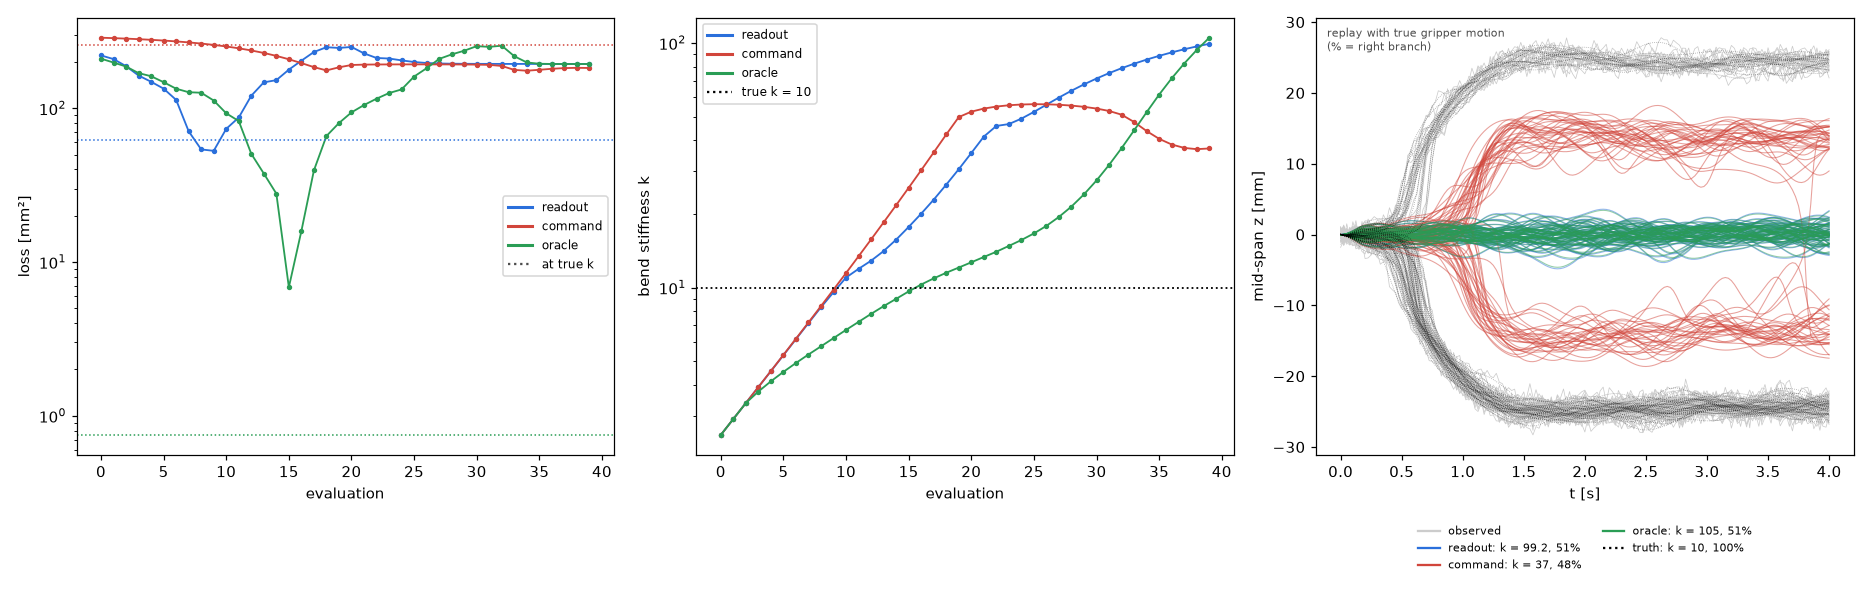

Source code (Python):
"""IFT baseline: fit the bend stiffness to baseline.npz by gradients through the solver (the standard step adjoint).

Every trial is one rod of one batched model; a rollout replays all of them at once on a ``wp.Tape`` and one
``tape.backward`` gives d(mean loss)/d(log k) (one implicit-function adjoint solve per step for the whole batch).
The learned parameter is the weak-plane bend stiffness ``k``; the strong plane is ``BEND_STRONG_RATIO k`` (the
ratio, damping, stretch, twist, mass and gravity are known). Loss: mean squared error of the free nodes against the
noisy observations ``x_obs`` over all frames, in mm^2.

The fixed DOFs (clamp nodes 0, 1; gripper nodes N-2, N-1; the gripper edge's twist) are driven by one of

* ``observed``: each trial's gripper pose readout ``grip_obs`` (noisy), linearly interpolated from the 40 Hz frames to
  the 200 Hz steps and applied as one rigid pose of the gripped edge;
* ``command``: the nominal command (x compress, z shear, no rotation), the same for every trial.
* ``true``: the oracle, each trial's hidden actual gripper pose (what the noisy readout measures);
* ``observed_smooth``: ``observed`` low-pass filtered in time first (only in the ``drives`` landscape).

The clamp is a known fixture held at rest. After the fits, every learned k is replayed with the hidden true gripper
pose to compare trajectories and branches with the data.

Each rollout starts from the straight rest pose at rest (the learner knows neither the per-trial initial state nor
the sag; the initial state is forgotten before the fork anyway).

    uv run examples/experimental/sysid/fit_ift.py time    # one forward + backward, timings and an FD check of the gradient
    uv run examples/experimental/sysid/fit_ift.py fit     # Adam and L-BFGS for every drive, then replay -> fit_ift.npz, .png
    uv run examples/experimental/sysid/fit_ift.py plot    # re-plot fit_ift.npz
    uv run examples/experimental/sysid/fit_ift.py drives  # loss landscape in k and branch agreement per drive
    uv run examples/experimental/sysid/fit_ift.py grad    # gradient near the truth, split by observed vs wrong branch
"""

import sys
import time
from pathlib import Path

import numpy as np
import warp as wp

sys.path.insert(0, str(Path(__file__).parent))
import gen_baseline as gb  # noqa: E402

from dismech_newton import flatten_state, suspended_tape  # noqa: E402
from dismech_newton.strains import vec10f  # noqa: E402

HERE = Path(__file__).parent
OUT = HERE / "fit_ift.npz"
K_TRUE = gb.BEND
K_GUESS = 2.5
LOG_K_BOUNDS = (np.log(0.5), np.log(300.0))
ADAM_LR = 0.15  # Adam on log k
VARIANTS = ("observed", "command", "true")
DRIVES = ("observed", "observed_smooth", "true")  # `drives` landscape
K_GRID = np.geomspace(2.0, 60.0, 13)
OPTIMIZERS = ("adam", "lbfgs")
MAX_EVALS = 40  # gradient evaluations per fit


@wp.kernel
def set_bend(log_k: wp.array[float], ratio: float, base: wp.array[vec10f], params: wp.array[vec10f]):
    t = wp.tid()
    p = base[t]
    k = wp.exp(log_k[0])
    params[t] = vec10f(p[0], p[1], k, ratio * k, p[4], p[5], p[6], p[7], p[8], p[9])


@wp.kernel
def set_fixed(idx: wp.array[wp.int32], vals: wp.array2d[float], step: int, q: wp.array[float]):
    j = wp.tid()
    q[idx[j]] = vals[step, j]


@wp.kernel
def frame_loss(x: wp.array[wp.vec3], obs: wp.array[wp.vec3], free: wp.array[wp.int32], nodes: int, scale: float,
               loss: wp.array[float]):
    i = wp.tid()
    if free[i] != 0:
        wp.atomic_add(loss, i // nodes, scale * wp.length_sq(x[i] - obs[i]))


def load():
    d = np.load(gb.OUT)
    return {k: d[k] for k in d.files}


def pose_vals(x_rest, t_frames, poses, t_step):
    """Fixed DOF values (len(t_step), rods, 14) from per-trial gripper poses (rods, frames, 6) at ``t_frames``: the
    clamp held at rest, the gripped edge moved rigidly (translation, rotation vector about its centre), the gripper
    edge's twist = roll."""
    from scipy.spatial.transform import Rotation

    N = gb.NODES
    B = len(poses)
    P = np.stack([np.stack([np.interp(t_step, t_frames, poses[r, :, j]) for j in range(6)], -1) for r in range(B)])
    a, b = x_rest[N - 2], x_rest[N - 1]
    c = 0.5 * (a + b)
    R = Rotation.from_rotvec(P[..., 3:].reshape(-1, 3))
    vals = np.zeros((len(t_step), B, 14))
    vals[:, :, 0:3], vals[:, :, 3:6] = x_rest[0], x_rest[1]
    vals[:, :, 6:9] = (R.apply(a - c).reshape(B, -1, 3) + c + P[..., :3]).transpose(1, 0, 2)
    vals[:, :, 9:12] = (R.apply(b - c).reshape(B, -1, 3) + c + P[..., :3]).transpose(1, 0, 2)
    vals[:, :, 13] = P[..., 3].T
    return vals


def fixed_schedule(d, variant, rods):
    """Fixed DOF indices (rods * 14,) and their values before every step (STEPS + 1, rods * 14)."""
    N, S, B = gb.NODES, gb.SEGMENTS, rods
    nodes = [0, 1, N - 2, N - 1]
    twist0 = 3 * N * B
    idx = np.array([[3 * (r * N + n) + c for n in nodes for c in range(3)] + [twist0 + r * S, twist0 + r * S + S - 1]
                    for r in range(B)])
    t_step = np.arange(gb.STEPS + 1) * gb.DT
    x_rest = d["x_rest"]
    if variant == "observed":  # the gripper pose readout (noisy), as one rigid pose of the gripped edge
        vals = pose_vals(x_rest, d["t"], d["grip_obs"][:B].astype(np.float64), t_step)
    elif variant == "observed_smooth":  # the readout, low-pass filtered in time
        from scipy.ndimage import gaussian_filter1d

        poses = gaussian_filter1d(d["grip_obs"][:B].astype(np.float64), 2.0, axis=1, mode="nearest")
        vals = pose_vals(x_rest, d["t"], poses, t_step)
    elif variant == "true":  # the oracle: the hidden actual gripper pose
        vals = pose_vals(x_rest, d["t"], d["grip"][:B], t_step)
    else:  # the nominal command, the same for every trial
        vals = pose_vals(x_rest, t_step, np.repeat(gb.command()[None], B, 0), t_step)
    return idx.reshape(-1), vals.reshape(gb.STEPS + 1, -1)


class Fit:
    def __init__(self, rods, variant, d=None):
        d = load() if d is None else d
        self.rods, self.variant = rods, variant
        self.model, self.solver = gb.build(rods, gb.DENSITY_SCALE)
        m, dev = self.model, self.model.device
        params = m.dismech.triplet_params
        self.base = wp.clone(params)
        params.requires_grad = True
        self.params = params
        self.log_k = wp.array([np.log(K_GUESS)], dtype=float, requires_grad=True, device=dev)
        self.states = [m.state(requires_grad=True) for _ in range(gb.STEPS + 1)]
        for s in self.states:
            flatten_state(s)
        self.rest = m.state()
        flatten_state(self.rest)
        self.solver.triplets.measure(self.rest, self.rest.dismech.triplet_strain_q)
        idx, vals = fixed_schedule(d, variant, rods)
        self.fix_idx = wp.array(idx.astype(np.int32), dtype=wp.int32, device=dev)
        self.fix_vals = wp.array(vals.astype(np.float32), dtype=float, device=dev)
        free = np.ones((rods, gb.NODES), np.int32)
        free[:, [0, 1, -2, -1]] = 0
        self.free = wp.array(free.reshape(-1), dtype=wp.int32, device=dev)
        self.obs = [wp.array(d["x_obs"][:rods, k].reshape(-1, 3), dtype=wp.vec3, device=dev)
                    for k in range(1, gb.N_OBS + 1)]
        self.scale = 1.0e6 / (gb.N_OBS * (gb.NODES - 4))  # per-trial mean squared error over frames and nodes, mm^2
        self.loss = wp.zeros(rods, dtype=float, requires_grad=True, device=dev)
        self.up_obs = d["up_buckle"][:rods]

    def _start(self):
        """states[0] = the rest pose with the step-0 fixed DOFs, frames transported, strains measured."""
        st, src = self.states[0], self.rest
        gb.copy_state(st, src)
        wp.launch(set_fixed, dim=self.fix_idx.shape[0], inputs=[self.fix_idx, self.fix_vals, 0],
                  outputs=[st.dismech.q], device=self.model.device)
        gb.restart(self.solver, st, src)

    def run(self):
        dev = self.model.device
        with suspended_tape():
            self.loss.zero_()
            self._start()
        wp.launch(set_bend, dim=self.params.shape[0], inputs=[self.log_k, gb.BEND_STRONG_RATIO, self.base],
                  outputs=[self.params], device=dev)
        for i in range(gb.STEPS):
            if i:
                with suspended_tape():  # the drive is data: no adjoint through it
                    wp.launch(set_fixed, dim=self.fix_idx.shape[0], inputs=[self.fix_idx, self.fix_vals, i],
                              outputs=[self.states[i].dismech.q], device=dev)
            self.solver.step(self.states[i], self.states[i + 1], None, None, gb.DT)
            if (i + 1) % gb.OBS_EVERY == 0:
                k = (i + 1) // gb.OBS_EVERY
                with suspended_tape():  # the recorded fixed DOFs are the pose at that instant
                    wp.launch(set_fixed, dim=self.fix_idx.shape[0], inputs=[self.fix_idx, self.fix_vals, i + 1],
                              outputs=[self.states[i + 1].dismech.q], device=dev)
                wp.launch(frame_loss, dim=self.model.particle_count,
                          inputs=[self.states[i + 1].particle_q, self.obs[k - 1], self.free, gb.NODES, self.scale],
                          outputs=[self.loss], device=dev)

    def loss_and_grad(self, log_k, w=None):
        """Per-trial losses and d(sum_b w_b loss_b)/d(log k); ``w`` defaults to the mean (1 / rods each)."""
        w = np.full(self.rods, 1.0 / self.rods) if w is None else w
        self.log_k.assign(np.array([log_k], dtype=np.float32))
        tape = wp.Tape()
        with tape:
            self.run()
        tape.backward(grads={self.loss: wp.array(np.asarray(w, np.float32), dtype=float, device=self.model.device)})
        g = float(self.log_k.grad.numpy()[0])
        per_trial = self.loss.numpy().astype(np.float64)
        tape.zero()
        tape.reset()
        return per_trial, g

    def forward(self, log_k):
        self.log_k.assign(np.array([log_k], dtype=np.float32))
        self.run()
        return self.loss.numpy().astype(np.float64)

    def trajectories(self):
        """Simulated node positions at the observed frames (rods, frames, NODES, 3) of the last rollout."""
        return np.stack([self.states[k * gb.OBS_EVERY].particle_q.numpy().reshape(self.rods, gb.NODES, 3)
                         for k in range(gb.N_OBS + 1)], 1)

    def branch_matches(self):
        """Per trial: did the last rollout buckle onto the observed branch (at the end of compression)?"""
        X = self.states[gb.K_BUCKLE * gb.OBS_EVERY].particle_q.numpy().reshape(self.rods, gb.NODES, 3)
        return (gb.mid_rel(X) > 0) == self.up_obs


def time_it(rods=256):
    for variant in VARIANTS:
        f = Fit(rods, variant)
        f.forward(np.log(K_GUESS))  # warm-up (kernel compile, analysis)
        wp.synchronize()
        tic = time.perf_counter()
        L = f.forward(np.log(K_GUESS))
        wp.synchronize()
        t_fwd = time.perf_counter() - tic
        tic = time.perf_counter()
        L2, g = f.loss_and_grad(np.log(K_GUESS))
        wp.synchronize()
        t_grad = time.perf_counter() - tic
        h = 1e-2
        lp, lm = f.forward(np.log(K_GUESS) + h).mean(), f.forward(np.log(K_GUESS) - h).mean()
        fd = (lp - lm) / (2 * h)
        print(f"{variant}: loss {L.mean():.4f} mm^2 (taped {L2.mean():.4f}); forward {t_fwd:.1f} s, "
              f"forward+backward {t_grad:.1f} s; dL/dlogk IFT {g:+.5e}, FD {fd:+.5e}, rel {abs(g - fd) / abs(fd):.2e}",
              flush=True)


def adam(fun, x, iters=MAX_EVALS, lr=ADAM_LR, b1=0.9, b2=0.999):
    """Adam on the scalar log k, clipped to LOG_K_BOUNDS; a non-finite evaluation halves the step back.
    Returns the iterates (every one evaluated, in order)."""
    m = v = 0.0
    xs, prev = [], None
    for i in range(1, iters + 1):
        f, g = fun(np.array([x]))
        if not np.isfinite(f + g[0]):
            x = 0.5 * (x + prev)  # back off towards the last good iterate
            xs.append(x)
            continue
        prev = x
        m, v = b1 * m + (1 - b1) * g[0], b2 * v + (1 - b2) * g[0] ** 2
        xs.append(x)
        x = float(np.clip(x - lr * (m / (1 - b1**i)) / (np.sqrt(v / (1 - b2**i)) + 1e-12), *LOG_K_BOUNDS))
    return xs


def lbfgs(fun, x, evals=MAX_EVALS):
    """scipy L-BFGS-B on the scalar log k within LOG_K_BOUNDS; returns the final iterate and the stop message."""
    from scipy.optimize import minimize

    r = minimize(fun, np.array([x]), jac=True, method="L-BFGS-B", bounds=[LOG_K_BOUNDS],
                 options=dict(maxfun=evals, maxiter=evals))
    return float(r.x[0]), str(r.message)


def fit(rods=256):
    d = load()
    res = {}
    for variant in VARIANTS:
        f = Fit(rods, variant, d)
        per_true = f.forward(np.log(K_TRUE))  # the truth's own loss under this drive
        for opt in OPTIMIZERS:
            run = f"{variant}_{opt}"
            hist = []  # every evaluation: (log k, mean loss, grad)

            def fun(x):
                per, g = f.loss_and_grad(float(x[0]))
                hist.append((float(x[0]), per.mean(), g))
                print(f"  {run} eval {len(hist)}: k {np.exp(x[0]):.4f} loss {per.mean():.5f} grad {g:+.3e}",
                      flush=True)
                return per.mean(), np.array([g])

            tic = time.perf_counter()
            if opt == "adam":
                adam(fun, np.log(K_GUESS))
                x_fit, msg = [h[0] for h in hist if np.isfinite(h[1])][-1], "max evaluations"
            else:
                x_fit, msg = lbfgs(fun, np.log(K_GUESS))
            k_fit = np.exp(x_fit)
            print(f"{run}: k_fit {k_fit:.4f} (true {K_TRUE}), {len(hist)} evals in {time.perf_counter() - tic:.0f} s"
                  f" ({msg})", flush=True)
            res[run] = dict(hist=np.array(hist), k_fit=k_fit, per_true=per_true)
        del f

    f = Fit(rods, "true", d)
    up_obs = d["up_buckle"][:rods]
    for name, k in [*((r, res[r]["k_fit"]) for r in list(res)), ("truth", K_TRUE)]:
        f.forward(np.log(k))
        mid = gb.mid_rel(f.trajectories())
        match = np.mean((mid[:, gb.K_BUCKLE] > 0) == up_obs)
        res.setdefault(name, {}).update(replay_mid=mid, replay_match=match)
        print(f"replay {name} (k {k:.3g}) with the true gripper pose: branch match {match:.3f}", flush=True)
    np.savez_compressed(OUT, k_true=K_TRUE, k_guess=K_GUESS, up_obs=up_obs, mid_obs=gb.mid_rel(d["x_obs"][:rods]),
                        **{f"{r}_{k}": a for r, v in res.items() for k, a in v.items()})
    plot()


def drives(rods=256):
    """Loss landscape over K_GRID and branch agreement for each fixed-DOF drive in DRIVES."""
    d = load()
    for variant in DRIVES:
        f = Fit(rods, variant, d)
        print(f"\n{variant}:")
        rows = []
        for k in K_GRID:
            L = f.forward(np.log(k))
            m = f.branch_matches()
            rows.append((k, L.mean()))
            print(f"  k {k:7.2f}  loss {L.mean():8.2f}  loss(matched) {L[m].mean() if m.any() else np.nan:8.2f}  "
                  f"branch match {m.mean():.3f}", flush=True)
        kbest = min(rows, key=lambda r: r[1])[0]
        print(f"  argmin over grid: k {kbest:.2f} (true {K_TRUE})")
        del f


def grad(rods=256, ks=(8.25, 10.0, 12.0)):
    """IFT gradient near the truth (readout drive), split into trials on the observed branch vs the wrong one."""
    f = Fit(rods, "observed")
    for k in ks:
        lk = np.log(k)
        L = f.forward(lk)
        match = f.branch_matches()
        _, g_all = f.loss_and_grad(lk)
        _, g_m = f.loss_and_grad(lk, match / rods)
        _, g_w = f.loss_and_grad(lk, ~match / rods)
        h = 0.05
        fd = (f.forward(lk + h).mean() - f.forward(lk - h).mean()) / (2 * h)
        print(f"k {k:5.2f}: match {match.mean():.3f}, loss matched {L[match].mean():.2f} wrong {L[~match].mean():.0f}; "
              f"dL/dlogk IFT all {g_all:+.1f} = matched {g_m:+.1f} + wrong {g_w:+.1f}; secant FD (h={h}) {fd:+.1f}",
              flush=True)


def plot():
    import matplotlib.pyplot as plt

    d = np.load(OUT)
    t = np.arange(gb.N_OBS + 1) * gb.OBS_EVERY * gb.DT
    colors = {"observed": "#2a6fdb", "command": "#d1453b", "true": "#2a9d55"}
    names = {"observed": "readout", "command": "command", "true": "oracle"}
    styles = {"adam": "-", "lbfgs": "--"}
    runs = [(v, "adam") for v in VARIANTS]  # the plot shows Adam only (L-BFGS is in fit_ift.npz)
    kt = float(d["k_true"])

    fig, ax = plt.subplots(1, 3, figsize=(17, 5.4))
    for v, o in runs:
        h = d[f"{v}_{o}_hist"]
        kw = dict(color=colors[v], ls=styles[o], marker="o", ms=2.5, lw=1.2)
        ax[0].semilogy(np.arange(len(h)), h[:, 1], **kw)
        ax[1].semilogy(np.arange(len(h)), np.exp(h[:, 0]), **kw)
    for v in VARIANTS:
        ax[0].axhline(d[f"{v}_adam_per_true"].mean(), color=colors[v], ls=":", lw=1)
    ax[1].axhline(kt, color="k", ls=":", lw=1.2)
    ax[0].set(xlabel="evaluation", ylabel="loss [mm²]")
    ax[1].set(xlabel="evaluation", ylabel="bend stiffness k")
    handles = [plt.Line2D([], [], color=colors[v], lw=2, label=names[v]) for v in VARIANTS]
    ax[0].legend(handles=handles + [plt.Line2D([], [], color="0.3", ls=":", label="at true k")], fontsize=8)
    ax[1].legend(handles=handles + [plt.Line2D([], [], color="k", ls=":", label=f"true k = {kt:g}")], fontsize=8)

    a = ax[2]
    mid_obs = d["mid_obs"] * 1e3
    n = min(64, len(mid_obs))
    for b in range(n):
        a.plot(t, mid_obs[b], color="0.8", lw=0.5)
    for v, o in runs:
        for b in range(n):
            a.plot(t, d[f"{v}_{o}_replay_mid"][b] * 1e3, color=colors[v], ls=styles[o], lw=0.7, alpha=0.5)
    for b in range(n):
        a.plot(t, d["truth_replay_mid"][b] * 1e3, color="k", lw=0.5, alpha=0.4, ls=":")
    leg = [plt.Line2D([], [], color="0.8", label="observed")]
    leg += [plt.Line2D([], [], color=colors[v], ls=styles[o],
                       label=f"{names[v]}: k = {float(d[f'{v}_{o}_k_fit']):.3g}, "
                             f"{float(d[f'{v}_{o}_replay_match']):.0%}") for v, o in runs]
    leg.append(plt.Line2D([], [], color="k", ls=":", label=f"truth: k = {kt:g}, {float(d['truth_replay_match']):.0%}"))
    a.legend(handles=leg, fontsize=7, loc="upper center", bbox_to_anchor=(0.5, -0.14), ncol=2, frameon=False)
    a.set(xlabel="t [s]", ylabel="mid-span z [mm]")
    a.text(0.02, 0.98, "replay with true gripper motion\n(% = right branch)", transform=a.transAxes, va="top",
           fontsize=7, color="0.3")
    fig.tight_layout()
    fig.savefig(HERE / "fit_ift.png", dpi=110)
    print("plot: fit_ift.png")


if __name__ == "__main__":
    mode = sys.argv[1] if len(sys.argv) > 1 else "fit"
    rods = int(sys.argv[2]) if len(sys.argv) > 2 else 256
    if mode == "plot":
        plot()
    else:
        {"time": time_it, "fit": fit, "drives": drives, "grad": grad}[mode](rods)
